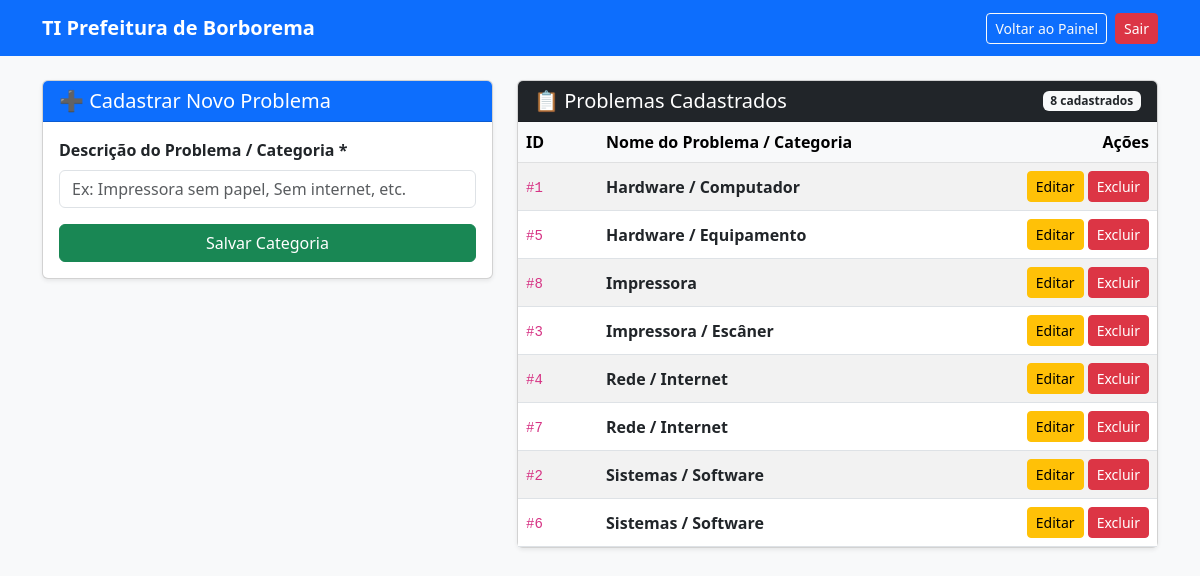
Screenshot of /suporte/cadastro_problemas.php (signed in) with the database file from the repository.
### tables this page shows
CREATE TABLE `categorias` (
  `id` int(11) NOT NULL,
  `nome` varchar(100) NOT NULL,
  `descricao` varchar(255) DEFAULT NULL,
  `ativo` tinyint(1) DEFAULT 1
);

### suporte/cadastro_problemas.php (the view, shortened to what this page needs)
<?php
require_once __DIR__ . '/../config/conexao.php';
$idEdicao = null;
$nomeEdicao = '';
try {
    $stmtList = $pdo->query("SELECT * FROM categorias ORDER BY nome ASC");
    $categorias = $stmtList->fetchAll(PDO::FETCH_ASSOC);
} catch (PDOException $e) {
    $categorias = [];
}
?>
<!DOCTYPE html>
<html lang="pt-BR">
<head>
    <link href="https://cdn.jsdelivr.net/npm/bootstrap@5.3.0/dist/css/bootstrap.min.css" rel="stylesheet">
</head>
<body class="bg-light">
    <nav class="navbar navbar-expand-lg navbar-dark bg-primary mb-4">
        <div class="container">
            <a class="navbar-brand fw-bold" href="/helpdesk_prefeitura/account/painel.php">TI Prefeitura de Borborema</a>
            <div class="d-flex align-items-center text-white">
                <a href="/helpdesk_prefeitura/account/painel.php" class="btn btn-outline-light btn-sm me-2">Voltar ao Painel</a>
                <a href="/helpdesk_prefeitura/account/logout.php" class="btn btn-danger btn-sm">Sair</a>
            </div>
        </div>
    </nav>
    <div class="container mb-5">
        <div class="row g-4">
            <div class="col-md-5">
                <div class="card shadow-sm">
                    <div class="card-header bg-primary text-white">
                        <h5 class="mb-0"><?= $idEdicao ? '✏️ Editar Categoria' : '➕ Cadastrar Novo Problema' ?></h5>
                    </div>
                    <div class="card-body">
                        <form action="cadastro_problemas.php" method="POST">
                            <div class="mb-3">
                                <label for="nome" class="form-label fw-bold">Descrição do Problema / Categoria *</label>
                                <input type="text" name="nome" id="nome" class="form-control" required
                                       placeholder="Ex: Impressora sem papel, Sem internet, etc."
                                       value="<?= htmlspecialchars($nomeEdicao) ?>">
                            </div>
                            <div class="d-flex justify-content-between">
                                <button type="submit" class="btn btn-success w-100 <?= $idEdicao ? 'ms-2' : '' ?>">
                                    <?= $idEdicao ? 'Atualizar Categoria' : 'Salvar Categoria' ?>
                                </button>
                            </div>
                        </form>
                    </div>
                </div>
            </div>
            <div class="col-md-7">
                <div class="card shadow-sm">
                    <div class="card-header bg-dark text-white d-flex justify-content-between align-items-center">
                        <h5 class="mb-0">📋 Problemas Cadastrados</h5>
                        <span class="badge bg-light text-dark"><?= count($categorias) ?> cadastrados</span>
                    </div>
                    <div class="card-body p-0">
                        <?php if (empty($categorias)): ?>
                            <div class="p-3 text-center text-muted">
                                Nenhuma categoria/problema cadastrado no momento.
                            </div>
                        <?php else: ?>
                            <div class="table-responsive">
                                <table class="table table-hover table-striped mb-0 align-middle">
                                    <thead class="table-light">
                                        <tr>
                                            <th style="width: 80px;">ID</th>
                                            <th>Nome do Problema / Categoria</th>
                                            <th class="text-end" style="width: 150px;">Ações</th>
                                        </tr>
                                    </thead>
                                    <tbody>
                                        <?php foreach ($categorias as $cat): ?>
                                            <tr>
                                                <td><code>#<?= $cat['id'] ?></code></td>
                                                <td><strong><?= htmlspecialchars($cat['nome']) ?></strong></td>
                                                <td class="text-end">
                                                    <a href="cadastro_problemas.php?editar=<?= $cat['id'] ?>" class="btn btn-sm btn-warning">
                                                        Editar
                                                    </a>
                                                    <a href="cadastro_problemas.php?excluir=<?= $cat['id'] ?>"
                                                       class="btn btn-sm btn-danger"
                                                       onclick="return confirm('Tem certeza que deseja excluir esta categoria?');">
                                                        Excluir
                                                    </a>
                                                </td>
                                            </tr>
                                        <?php endforeach; ?>
                                    </tbody>
                                </table>
                            </div>
                        <?php endif; ?>
                    </div>
                </div>
            </div>
        </div>
    </div>
</body>
</html>

### rows the page displays
categorias: id "1", nome "Hardware / Computador"
categorias: id "5", nome "Hardware / Equipamento"
categorias: id "8", nome "Impressora"
categorias: id "3", nome "Impressora / Escâner"
categorias: id "4", nome "Rede / Internet"
categorias: id "7", nome "Rede / Internet"
categorias: id "2", nome "Sistemas / Software"
categorias: id "6", nome "Sistemas / Software"

### other values shown
count($categorias) "8"
